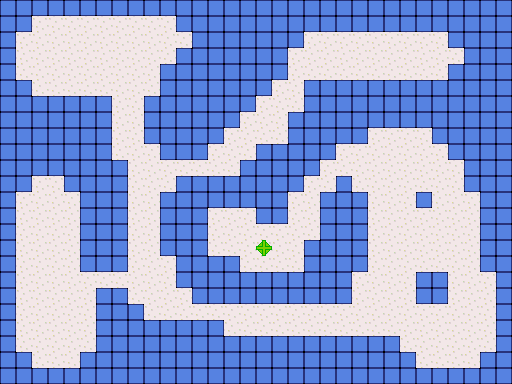

Tiled map render using the project's own tile images. Description and the map definition, with tile-layer contents summarised, below:
An orthogonal 32x24 tile map with 16x16 px tiles, 2 tile layers (Tile Layer 1, Objects).

<map version="1.0" orientation="orthogonal" width="32" height="24" tilewidth="16" tileheight="16">
 <tileset firstgid="1" name="tileset" tilewidth="16" tileheight="16">
  <image source="tileset.png" width="512" height="512" />
  <tile id="0">
   <properties>
    <property name="walkable" value="no" />
   </properties>
  </tile>
  <tile id="1">
   <properties>
    <property name="walkable" value="yes" />
   </properties>
  </tile>
 </tileset>
 <layer name="Tile Layer 1" width="32" height="24">
  <data>[768 cells, 768 non-empty, 2 distinct tile ids]</data>
 </layer>
 <layer name="Objects" width="32" height="24">
  <data>[768 cells, 1 non-empty, 1 distinct tile ids]</data>
 </layer>
</map>